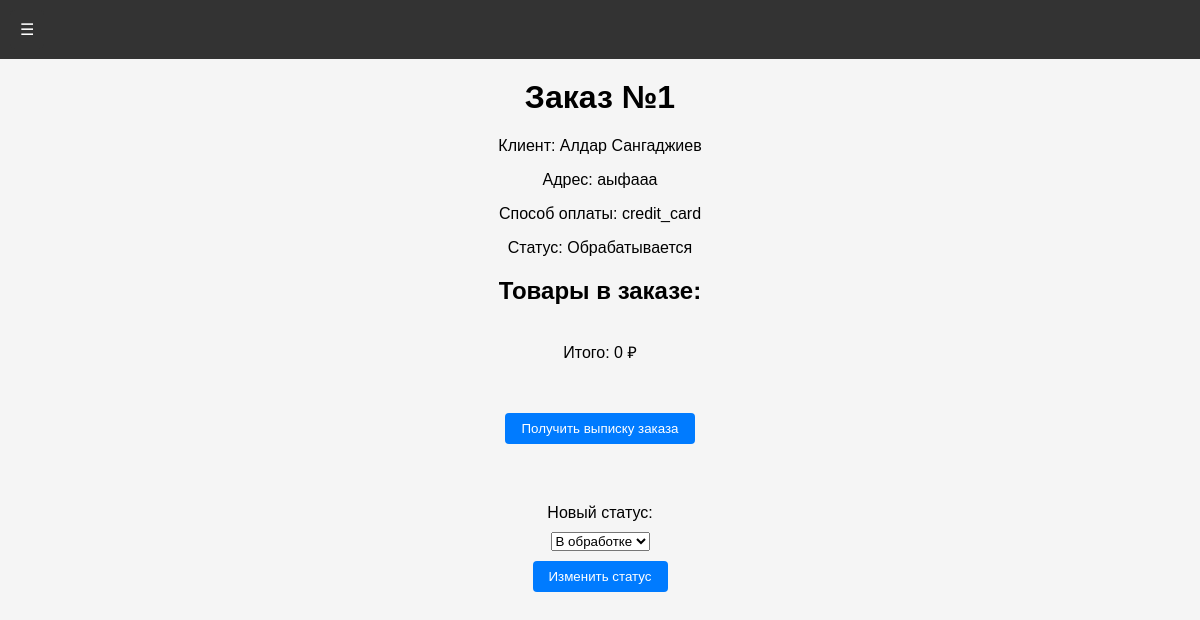
Page /order/1 (signed in) on the earlier database version.
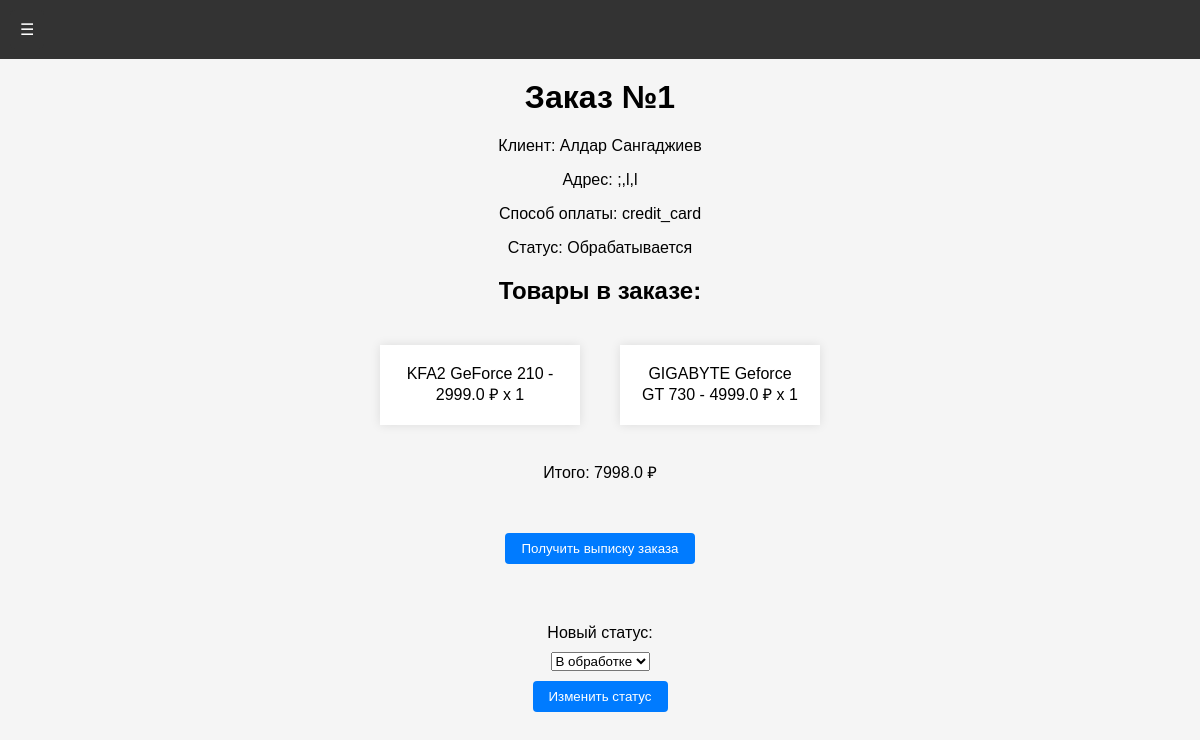
Same page on the later database version.
### app/models.py (models this page shows)
class Order(db.Model):
    id = db.Column(db.Integer, primary_key=True)
    user_id = db.Column(db.Integer, db.ForeignKey('user.id'), nullable=False)
    customer_name = db.Column(db.String(100), nullable=False)
    customer_address = db.Column(db.Text, nullable=False)
    payment_method = db.Column(db.String(50), nullable=False)
    created_at = db.Column(db.DateTime, default=db.func.now())
    status = db.Column(db.String(50), default='Обрабатывается')
    order_items = db.relationship('OrderItem', backref='order', lazy='dynamic')
    user = db.relationship('User', back_populates='orders')
    @property
    def total_amount(self):
        total = 0
        for item in self.order_items:
            total += item.product.price
        return total

class OrderItem(db.Model):
    id = db.Column(db.Integer, primary_key=True)
    order_id = db.Column(db.Integer, db.ForeignKey('order.id'), nullable=False)
    product_id = db.Column(db.Integer, db.ForeignKey('product.id'), nullable=False)
    product = db.relationship('Product', backref=db.backref('order_items', lazy='dynamic'))
    quantity = db.Column(db.Integer, nullable=False, default=1)

class Product(db.Model):
    id = db.Column(db.Integer, primary_key=True)
    name = db.Column(db.String(100), nullable=False)
    description = db.Column(db.Text, nullable=False)
    price = db.Column(db.Float, nullable=False)
    category_id = db.Column(db.Integer, db.ForeignKey('category.id'), nullable=False)
    category = db.relationship('Category', backref=db.backref('products', lazy='dynamic'))
    brand_id = db.Column(db.Integer, db.ForeignKey('brand.id'), nullable=False)
    brand = db.relationship('Brand', backref=db.backref('products', lazy='dynamic'))
    image = db.Column(db.String(100), nullable=False)

### app/routes.py (the view)
@login_required
@app.route('/order/<int:order_id>')
def order_details(order_id):
    try:
        role = False
        if current_user.role == 'admin':
            role = True
        if current_user.is_authenticated:
            order = Order.query.get(order_id)
            cart_count = len(session.get('cart', []))
            if order.user_id != current_user.id and role is False:
                abort(404)
            return render_template('order_details.html', order=order, cart_count=cart_count, role=role)
        abort(404)
    except AttributeError:
        abort(404)

### app/routes.py (called while the page is built)
@login_manager.user_loader
def load_user(user_id):
    return User.query.get(int(user_id))

### app/templates/order_details.html (shortened to what this page needs)
<!DOCTYPE html>
<html lang="ru">
<head>
    <link rel="stylesheet" href="{{ url_for('static', filename='css/styles.css') }}">
</head>
<body>
    <nav>
       <div class="dropdown">
           <button class="dropbtn">&#9776;</button>
       </div>
   </nav>
    <h1>Заказ №{{ order.id }}</h1>
    <p>Клиент: {{ order.customer_name }}</p>
    <p>Адрес: {{ order.customer_address }}</p>
    <p>Способ оплаты: {{ order.payment_method }}</p>
    <p>Статус: {{ order.status }}</p>
    <h2>Товары в заказе:</h2>
    <ul>
        {% for item in order.order_items %}
        <li>{{ item.product.name }} - {{ item.product.price }} ₽ x {{ item.quantity }}</li>
        {% endfor %}
    </ul>
    <p>Итого: {{ order.total_amount }} ₽</p>
    <form action="/generate_invoice/{{ order.id }}">
        <button type="submit" class="custom-button">Получить выписку заказа</button>
    </form>
    {% if role %}
    <form action="{{ url_for('change_order_status', order_id=order.id) }}" method="post">
        <label for="new_status">Новый статус:</label>
        <select id="new_status" name="new_status">
            <option value="В обработке">В обработке</option>
        </select>
        <button type="submit" class="custom-button">Изменить статус</button>
    </form>
    {% endif %}
</body>
</html>

Differences in the rows shown:
changed Order "Алдар Сангаджиев": customer_address "аыфааа" → ";,l,l"
now on this page (row edited): OrderItem: product.name "KFA2 GeForce 210", product.price "2999.0", quantity "1"
now on this page (row edited): OrderItem: product.name "GIGABYTE Geforce GT 730", product.price "4999.0", quantity "1"
now on this page (row edited): Product: total_amount "7998.0"
Other differences:
{{ order.total_amount }}: "0" → (not shown)
